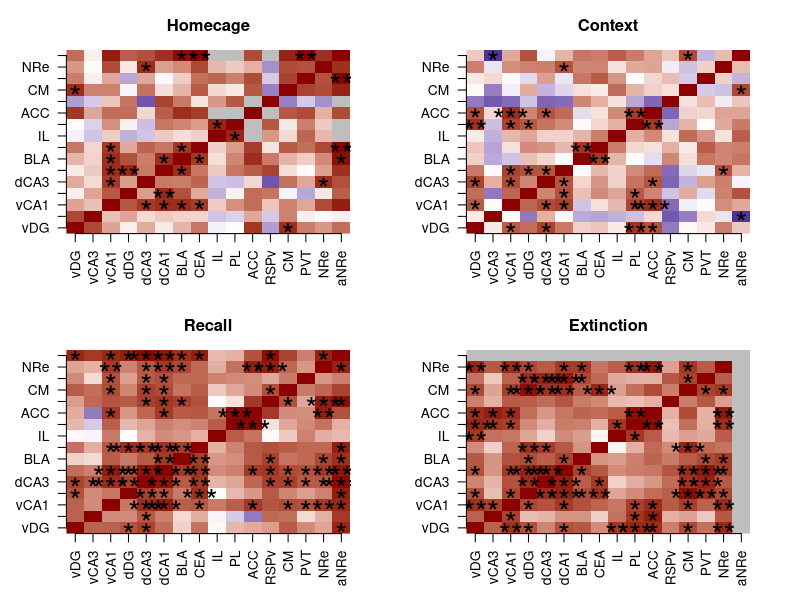

Here is the R script that generated this plot:
## #############################################################################
## Date:        April 2018 (updated June 2022 for new R)
## Author:      Allison M. Burns
## Filename:    PearsonCorrelationHeatmaps.R    
## Project:     Brain Region cFos correlations
## Description: For each behavioral paradigm (homecage, context only, recall,
##              extinction) calculate correlation of cFos density for 18 brain
##              regions and build heatmap of correlation values.
##
## Input:       CSV file of cFos density calculated for each brain region by
##              behavioral paradigm. The density of cFos-positive cells
##              (cFos+/mm2) was averaged over 2–6 sections per animal. Brain
##              region correlations reflecting fewer than four pairs were
##              excluded for all subsequent visualization and analysis.
## 
## Output:      Heatmap of correlation values with overlaid p-values for each
##              behavioral paradigm.
## #############################################################################

library(Hmisc)

################################################################################
## Load data and define experiments
################################################################################
data <- read.csv("../data_files/cFosData_bas.csv")
exp <- c('Homecage','Context','Recall','Extinction')

################################################################################
## Build heatmap of cFos density for each experimental paradigm
################################################################################
expLoop <- function(exp,data) {
    ## #########################################################################
    ## Get correlations for each experiment
    ## #########################################################################
    ## Subset behavioral paradigm cFos density information
    experiment <- data[grep(exp,colnames(data))]
    rownames(experiment) <- data$Brain.Region

    ## Re-order for visualization
    myOrder <- rownames(experiment)[c(1:6,13:18,10:12,8,7,9)]
    experiment <- experiment[myOrder,]
    experiment <- t(experiment)
    experiment <- experiment[,-grep("MD|AT",colnames(experiment))]

    ## Find correlations
    myCorVals <- rcorr(experiment,type=c("pearson"))
    r.vals <- round(myCorVals[[1]],2)
    n.vals <- round(myCorVals[[2]],2)
    p.vals <- round(myCorVals[[3]],2)

    ## Set star values based on p.values for correlations
    star.vals <- p.vals
    star.vals[p.vals <= 0.05 & p.vals > 0.01 & !is.na(p.vals)] <- '*'
    star.vals[p.vals <= 0.01 & p.vals > 0.001 &  !is.na(p.vals)] <- '**'
    star.vals[p.vals <= 0.001 & !is.na(p.vals)] <- '***'
    star.vals[p.vals > 0.05 & !is.na(p.vals)] <- ' '

    ## If fewer than 4 cFos density values, set corr-val out of color range
    r.vals[n.vals < 4] <- 1.1

    ## #########################################################################
    ## Use correlation plot to view relationships between replicates
    ## #########################################################################
    ## Build the color vector (for centering 0 values on white)
    nHalf = length(r.vals)/2
    Min = -1
    Max = 1 
    Thresh = 0

    ## Make vector of colors for values below threshold
    rc1 = colorRampPalette(colors = c("navy", "white"), space="Lab")(nHalf)    
    ## Make vector of colors for values above threshold
    rc2 = colorRampPalette(colors = c("white", "red4"), space="Lab")(nHalf)
    rampcols = c(rc1, rc2,'grey')
    ## In your example, this line sets the color for values between 49 and 51. 
    rampcols[c(nHalf, nHalf+1)] = rgb(t(col2rgb("white")), maxColorValue=256) 
    rb1 = seq(Min, Thresh, length.out=nHalf+1)
    rb2 = seq(Thresh, Max, length.out=nHalf+1)[-1]
    rampbreaks = c(rb1, rb2,1.1)
    
    ## Set labels
    labels = colnames(r.vals)
    
    vals <- list(r.vals,n.vals,p.vals,star.vals)
    names(vals) <- c("r.values","n.values","p.values","star.vals")
    
    txt.col <- r.vals
    txt.col[r.vals == 1.1] <- 'grey'
    txt.col[r.vals < 1.1] <- 'black'    

    n.col <- n.vals
    n.col[n.col >= 0] <- 'black'
    
    txt.col <- list(txt.col,
                    n.col,
                    txt.col,
                    txt.col)
    
    makeHeatmaps <- function(i,vals){
        values <- vals[[i]]
        txt <- txt.col[[i]]
        
        ## Plot for r.vals
        par(mar=c(4,4,3,3))
        image(t(r.vals),col=rampcols,breaks=rampbreaks,axes=FALSE)
        a <- seq(0,1,by=(1/(ncol(r.vals)-1)))
        b <- seq(0,1,by=(1/(nrow(r.vals)-1)))
        axis(side=1,at=a,labels=labels,las=2,cex.axis=1)
        axis(side=2,at=a,labels=labels,las=2,cex.axis=1)
        title(paste(exp),cex=1.25)
        lapply(seq(1:length(a)),function(i) { text(b,a[i],
                                                   values[i,],
                                                   cex=2.25,
                                                   col=txt[i,]) })
    }
    
    lapply(4,makeHeatmaps,vals)
    
}

pdf("../figure_files/correlation_heatmap.pdf", width=21, height=14)
par(mfrow=c(2,2))
lapply(exp, expLoop, data)
dev.off()
